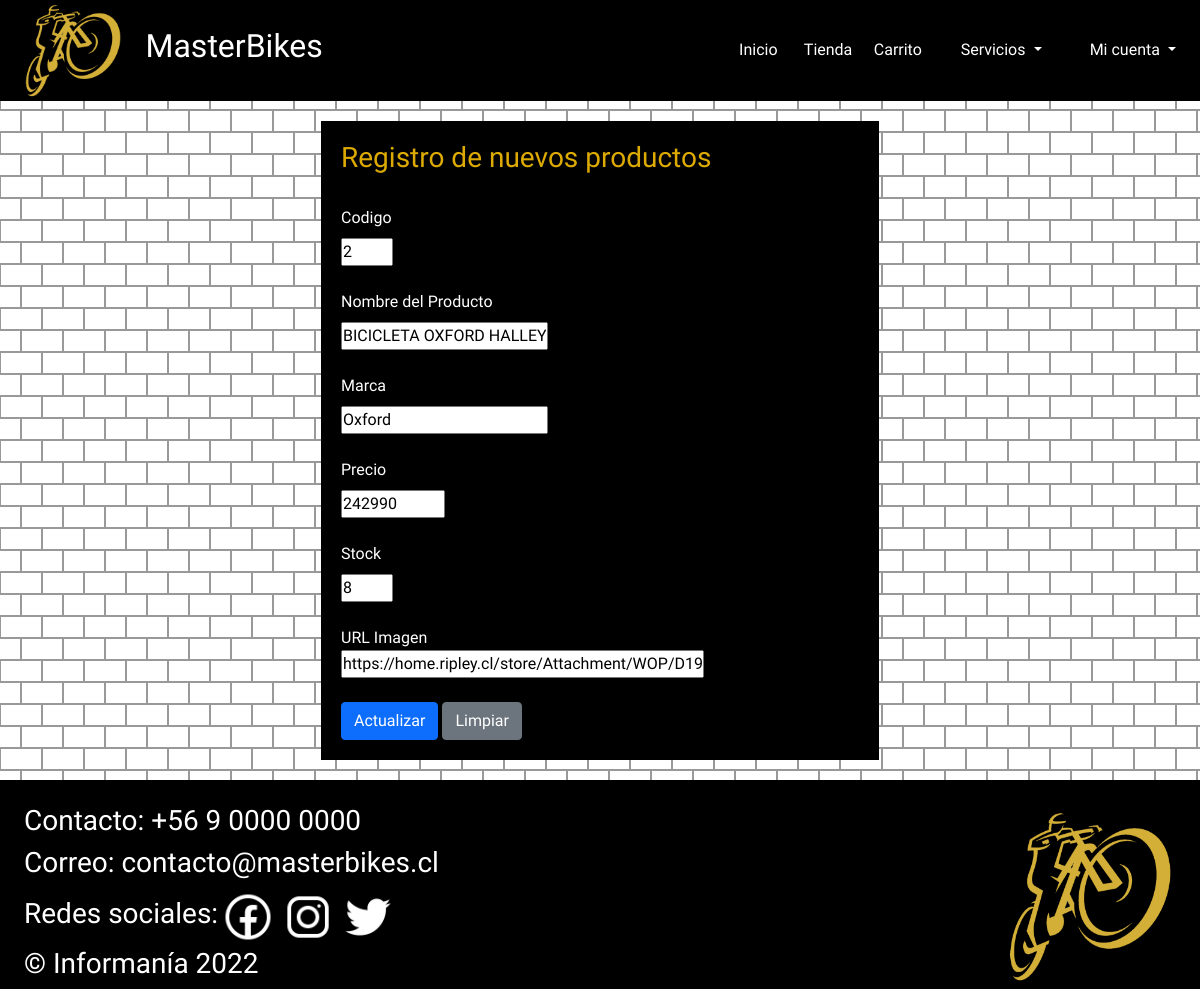
The app's page /actualizarProductos/2, older data.
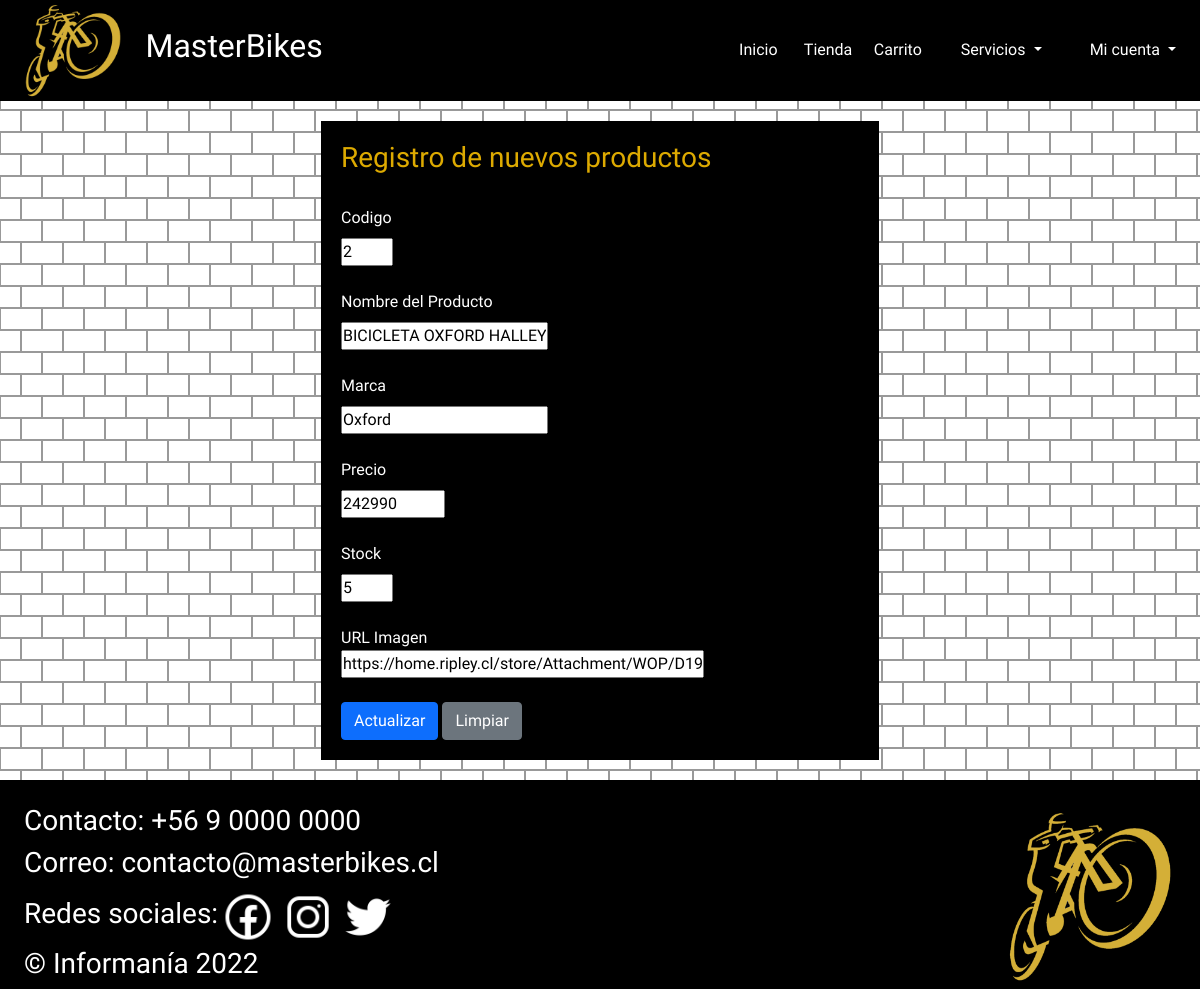
The same page, newer data.
### app/models.py (models this page shows)
class Producto(models.Model):
    codigo = models.IntegerField(primary_key=True, max_length=6)
    nombre = models.CharField(max_length=30)
    marca = models.CharField(max_length=20)
    precio = models.IntegerField(max_length=20)
    stock = models.PositiveIntegerField(max_length=20)
    imagen = models.CharField(max_length=500, default= "imagen")

### app/views.py (the view)
# urls.py: path('actualizarProductos/<codigo>', actualizarProductos, name='actualizarProductos'),
def actualizarProductos(request, codigo):
    productos = Producto.objects.get(codigo=codigo)
    return render(request, 'app/actualizar_productos.html', {"productos":productos})

### app/templates/app/actualizar_productos.html (shortened to what this page needs)
{% extends "app/layout.html" %}
{% load static %}
{% block head %}
<link rel="stylesheet" href="{% static 'app/css/estilo_registro_prod.css' %}">
{% endblock %}
{% block content %}
<div class="container">
    <form action="/editarProductos/" method="post" id="formRegistroProductos">
        <h3 id="Titulo">Registro de nuevos productos</h3>
        <br>
        <label for="inputCodigo" class="form-label">Codigo</label>
        <br>
        <input type="number" name="codigo" id="inputCodigo" value="{{ productos.codigo }}" readonly required>
        <br>
        <br>
        <label for="inputNombreProducto" class="form-label">Nombre del Producto</label>
        <br>
        <input type="text" name="nombre" id="inputNombreProducto" value="{{ productos.nombre }}">
        <br>
        <br>
        <label for="inputMarca" class="form-label">Marca</label>
        <br>
        <input type="text" name="marca" id="inputMarca" value="{{ productos.marca }}">
        <br>
        <br>
        <label for="inputPrecio" class="form-label">Precio</label>
        <br>
        <input type="number" name="precio" id="inputPrecio" value="{{ productos.precio }}">
        <br>
        <br>
        <label for="inputStock" class="form-label">Stock</label>
        <br>
        <input type="number" name="stock" id="inputStock" value="{{ productos.stock }}">
        <br>
        <br>
        <label for="inputImagen class="form-label">URL Imagen</label>
        <br>
        <input type="text" name="imagen" id="inputImagen" value="{{ productos.imagen }}">
        <br>
        <br>
        <button type="submit" class="btn btn-primary" id="btnAgregar">Actualizar</button>
        <button type="reset" class="btn btn-secondary" id="btnLimpiar">Limpiar</button>
    </form>
</div>
{% endblock %}

Row changes from the older to the newer data that the page shows:
changed Producto "BICICLETA OXFORD HALLEY": stock "8" → "5"
